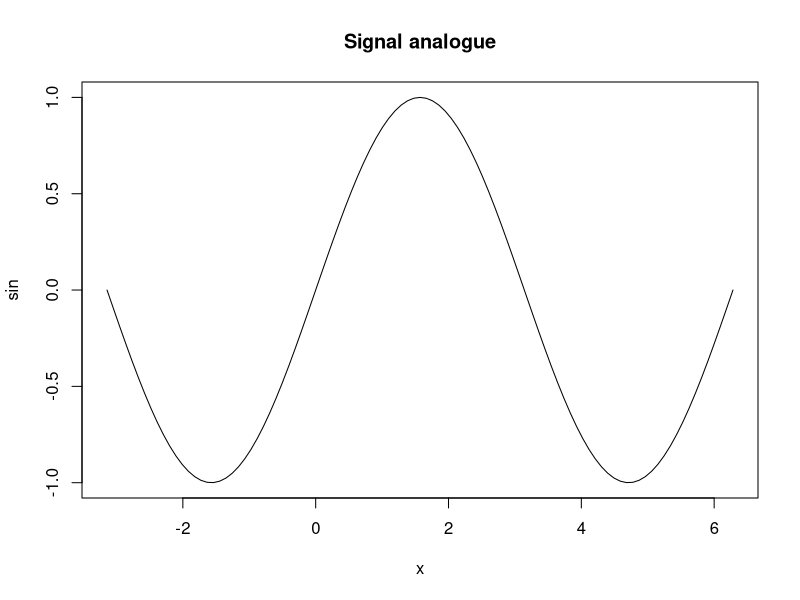
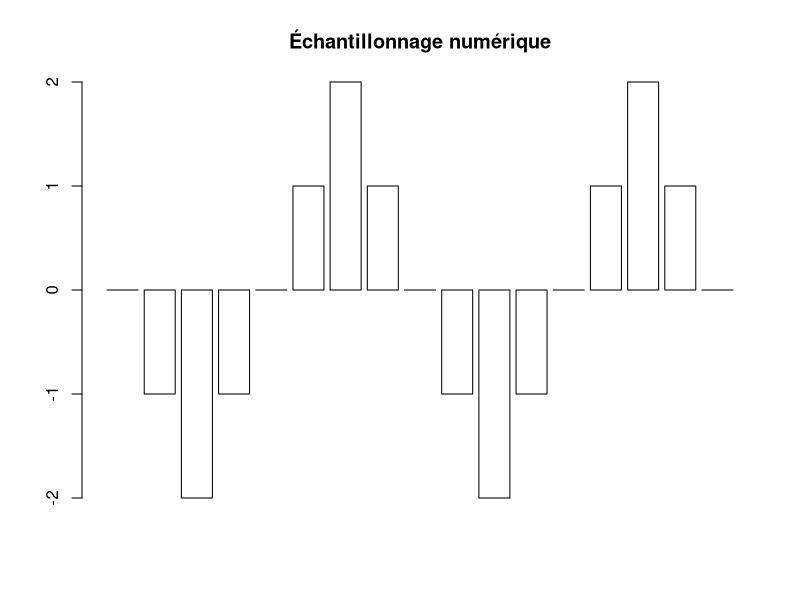

R code for these plots, in order:
## ---- chunk 1
plot(sin, -pi, 2*pi  ,main = "Signal analogue")
## ---- chunk 2


# Frequency table
my_table <- c(0,-1,-2, -1, 0,1,2,1,0, -1, -2, -1, 0, 1, 2, 1, 0)
barplot(my_table, main = "Échantillonnage numérique",
        col = 0)


